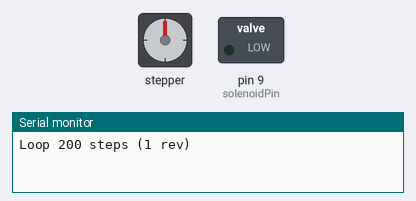
This sketch was run on a simulated Arduino Uno, built with avr-gcc and run on an emulated ATmega328P. Parts: stepper motor, switched loads named in the sketch (green lamp = pin HIGH), the last lines printed to the serial monitor. Wiring (inferred from the names in the program): stepper motor driver (200 steps per turn assumed): step pin 5; direction pin 4; enable pin 6. Dashed ring = blinking. Pins used as bus, display or sensor lines are not drawn.

Above: at 0.15 s.
At 10.67 s:
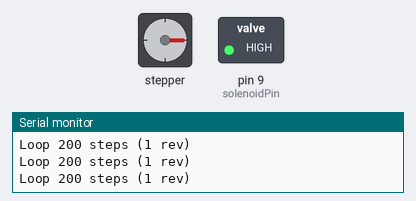
At 19.99 s:
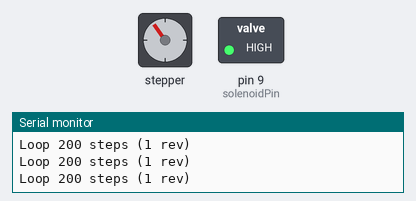
At 39.84 s:
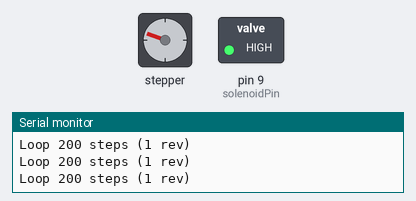
Timing chart, 0 to 40.0 s (numbered marks = the images above):
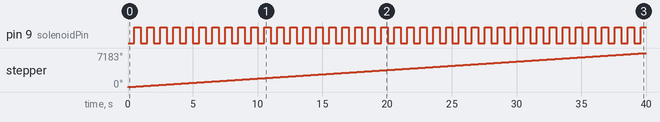

Measured:
- by itself, pin 9 (solenoidPin): alternates HIGH for 0.50 s and LOW for 0.50 s
- by itself, stepper: keeps turning clockwise at about 180°/s

The sketch:

stepperSolenoidIntegration.ino
```cpp
const int EnablePin= 6;
const int StepPin = 5;
const int DirPin = 4;

const int solenoidPin = 9;

const int delayTime = 5;
const int rotationsPerMarker = 1;

int x;
#define BAUD (9600) //Define the serial communication


const int STEPS_PER_ROTATION = 50;
const unsigned long ROTATIONS_PER_RADIUS = 100;


const int MARKER_PINS[1] = { 0 }; // the pins that the marker solenoids are on

int numsteps = 0;
byte readyForCommand = 1;
unsigned long currentAngle = 0;
bool forwardMotor= 1;

int solenoidState = LOW;

void setup() {
  Serial.begin(BAUD);
  pinMode(EnablePin, OUTPUT); //Enable value of stepper motor. if it's not low it won't work
  pinMode(StepPin, OUTPUT); // Step of stepper motor
  pinMode(DirPin,OUTPUT); //Dir of stepper motor. high is ?clockwise? and low is ?counter?
  digitalWrite(EnablePin,LOW);//set Enable of stepper low

  pinMode(solenoidPin, OUTPUT);
  digitalWrite(solenoidPin, solenoidState);
}

void loop() {
  digitalWrite(EnablePin,LOW); // Set Enable low
  digitalWrite(DirPin,HIGH); // Set Dir high
  Serial.println("Loop 200 steps (1 rev)");
  for(x = 0; x < STEPS_PER_ROTATION * rotationsPerMarker; x++) // Loop 200 times
  {
    digitalWrite(StepPin,HIGH); // Output high
    delay(delayTime); // Wait
    digitalWrite(StepPin,LOW); // Output low
    delay(delayTime); // Wait
  }

  solenoidState = !solenoidState;
  digitalWrite(solenoidPin, solenoidState);
}
```
